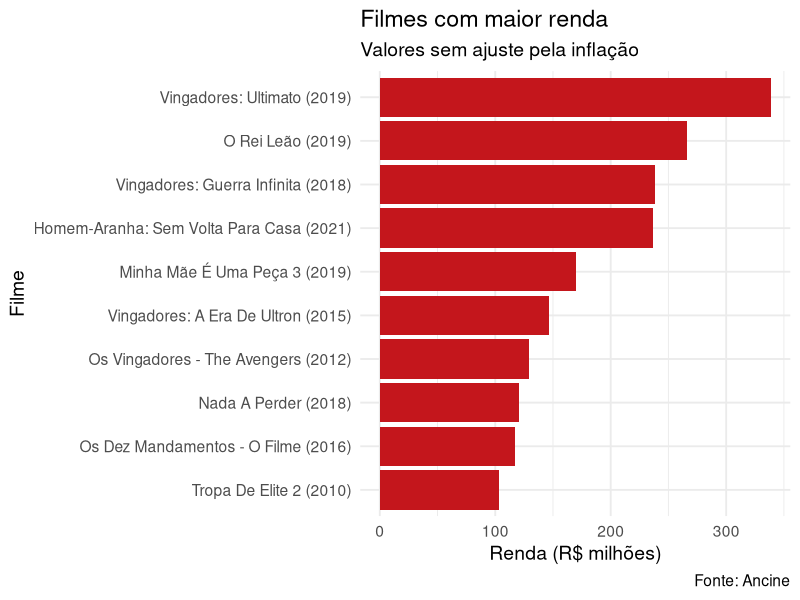
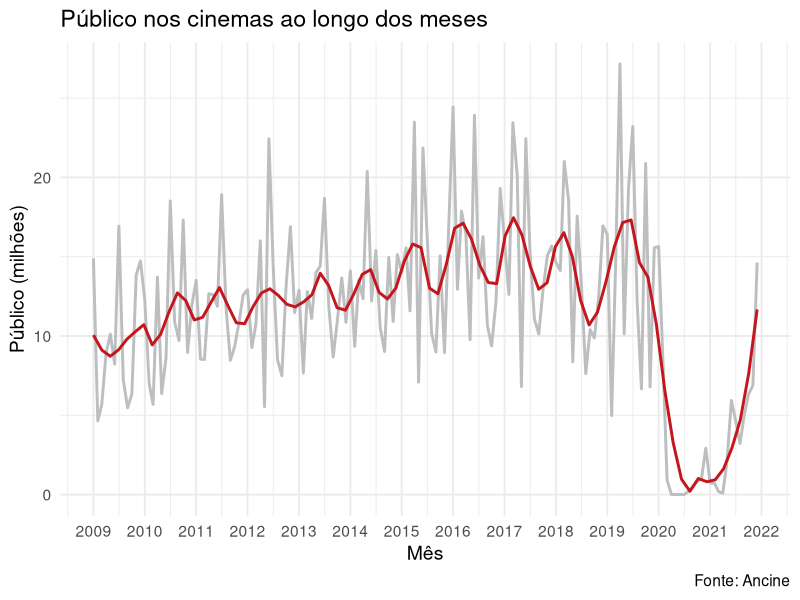

These figures' R source, in order:
## ---- chunk 1
#| message: false
library(tidyverse)
## ---- chunk 2
ancine <- read_csv("ancine.csv", show_col_types = FALSE)
# dplyr::glimpse(ancine)
## ---- chunk 3
dados_grafico <- ancine |> 
  filter(publico > 10e6) |> 
  mutate(
    titulo = paste0(titulo, " (", year(dt_lancamento), ")"),
    titulo = fct_reorder(titulo, renda)
  )
## ---- chunk 4
dados_grafico |> 
  ggplot() +
  aes(x = renda / 1e6, y = titulo) +
  geom_col(fill = "#C4161C") +
  theme_minimal(14) +
  labs(
    x = "Renda (R$ milhões)",
    y = "Filme",
    title = "Filmes com maior renda",
    subtitle = "Valores sem ajuste pela inflação",
    caption = "Fonte: Ancine"
  )
## ---- chunk 5
publico_tempo <- ancine |> 
  mutate(mes = floor_date(dt_lancamento, "month")) |> 
  group_by(mes) |> 
  summarise(publico = sum(publico)) |> 
  filter(mes < "2022-01-01")
## ---- chunk 6
#| message: false
publico_tempo |> 
  ggplot() +
  aes(mes, y = publico / 1e6) +
  geom_line(size = 1, color = "#BCBEC0") +
  scale_x_date(date_breaks = "year", date_labels = "%Y") +
  theme_minimal(14) +
  geom_smooth(span = .1, color = "#C4161C", se = FALSE) +
  labs(
    x = "Mês",
    y = "Público (milhões)",
    title = "Público nos cinemas ao longo dos meses",
    caption = "Fonte: Ancine"
  )
